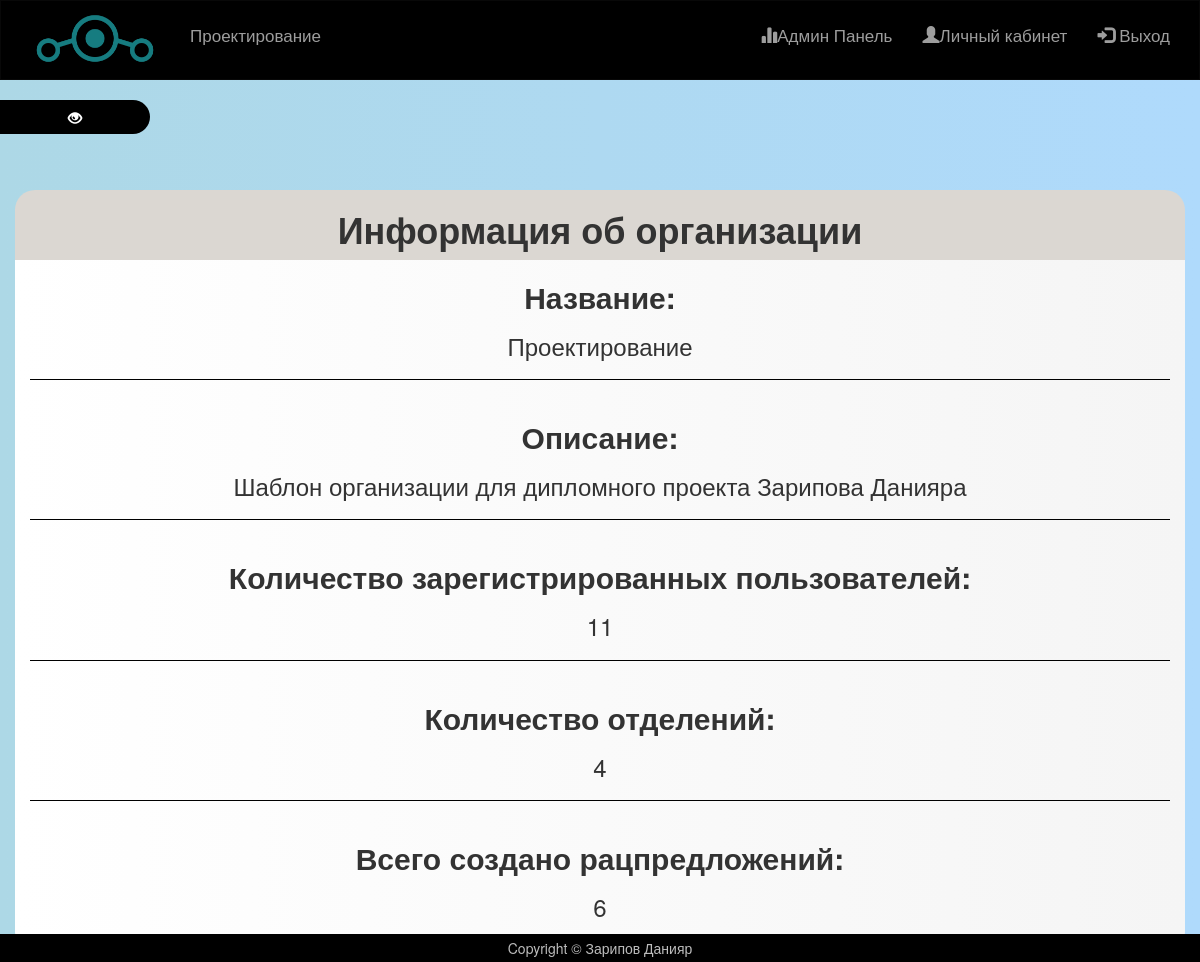
The app's page /AdminPanel.php (signed in) with its own data.
### tables this page shows
CREATE TABLE `organization_img` (
  `id` int(5) UNSIGNED NOT NULL,
  `file` varchar(11) NOT NULL,
  `extension` varchar(11) NOT NULL
);

CREATE TABLE `organization` (
  `id` int(5) NOT NULL,
  `name` varchar(100) NOT NULL,
  `description` text NOT NULL
);

### includes/logo.php (called while the page is built)
<?php
require('php/db.php');
$logo = mysqli_fetch_assoc(mysqli_query($connection, "SELECT * FROM organization_img"));
$name = mysqli_fetch_assoc(mysqli_query($connection, "SELECT * FROM organization"));

### AdminPanel.php (the view, shortened to what this page needs)
<?php include('includes/adminSide.php');
$org = mysqli_fetch_assoc(mysqli_query($connection, "SELECT * FROM organization"));
$depsNum = mysqli_num_rows(mysqli_query($connection, "SELECT * FROM departments"));
$userNum = mysqli_num_rows(mysqli_query($connection, "SELECT * FROM chiefs")) + mysqli_num_rows(mysqli_query($connection, "SELECT * FROM user"));
$ideasNum = mysqli_num_rows(mysqli_query($connection, "SELECT * FROM ideas"));
 ?>
<div class="container text-center" id="adminPanel">
  <div class="row" id="adminHead">
    <h1>Информация об организации</h1>
  </div>
  <div class="row">
    <div class="col-md-12">
      <h2>Название:</h2>
      <h3><?php echo $org['name'] ?></h3><hr>
    </div>
    <div class="col-md-12">
      <h2>Описание:</h2>
      <h3><?php echo $org['description'] ?></h3><hr>
    </div>
    <div class="col-md-12">
      <h2>Количество зарегистрированных пользователей:</h2>
      <h3><?php echo $userNum ?></h3><hr>
    </div>
    <div class="col-md-12">
      <h2>Количество отделений:</h2>
      <h3><?php echo $depsNum ?></h3><hr>
    </div>
    <div class="col-md-12">
      <h2>Всего создано рацпредложений:</h2>
      <h3><?php echo $ideasNum ?></h3><hr>
    </div>
  </div>
</div>
<?php include('includes/footer.php') ?>

### includes/header2.php
<?php require ('includes/logo.php') ?>
<nav class="navbar navbar-inverse">
  <div class="container">
    <div class="navbar-header">
         <span class="navbar-brand">
           <img src="img/uploads/<?php echo $logo['file'].'.'.$logo['extension'] ?>" alt="" id="logo">
         </span>
       </div>
    <ul class="nav navbar-nav">
      <li><a href="index.php"><?php echo $name['name'] ?></a></li>
    </ul>
    <ul class="nav navbar-nav navbar-right">
      <li><a href="adminpanel.php"><span class="glyphicon glyphicon-stats"></span>Админ Панель</a></li>
      <li><a href="persarea.php"><span class="glyphicon glyphicon-user"></span>Личный кабинет</a></li>
      <li><a href="php/logout.php"><span class="glyphicon glyphicon-log-in"></span> Выход</a></li>
    </ul>
  </div>
</nav>

### css/style.css (style rules this page uses)
.navbar { min-height: 80px; border-radius: 0; font-size: 17px; text-align: center; background-color: #000; }
.navbar li { margin-top: 9px; }
#logo { max-height: 65px; margin-top: -10px; }
html, body { height: 100%; }
body { background: #90C5FD; background: linear-gradient(to right, #add8e6, #afdafc); }
#adminPanel { margin-top: 90px; background: linear-gradient(to right, #ffffff, #f5f5f5); border-radius: 30px; }
#adminPanel h2 { font-weight: 560; }
#adminPanel hr { border-color: #000; }
#adminPanel #adminHead { border-radius: 20px 20px 0 0; background-color: #DBD7D2; }
#adminPanel #adminHead h1 { font-weight: 660; }

### records on screen
organization_img: file (picture)
organization: name "Проектирование", description "Шаблон организации для дипломного проекта Зарипова Данияра"

### other values on screen
$userNum "11"
$depsNum "4"
$ideasNum "6"
